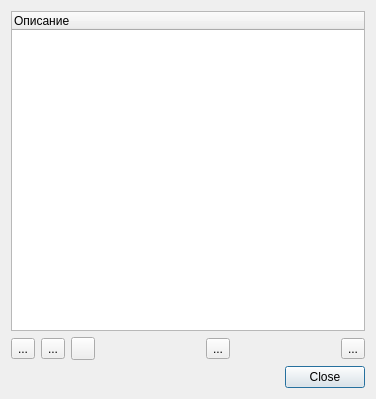
<?xml version="1.0" encoding="UTF-8"?>
<ui version="4.0">
 <class>FeaturePresetsDialog</class>
 <widget class="QDialog" name="FeaturePresetsDialog">
  <property name="geometry">
   <rect>
    <x>0</x>
    <y>0</y>
    <width>376</width>
    <height>399</height>
   </rect>
  </property>
  <property name="sizePolicy">
   <sizepolicy hsizetype="Expanding" vsizetype="Expanding">
    <horstretch>0</horstretch>
    <verstretch>0</verstretch>
   </sizepolicy>
  </property>
  <property name="font">
   <font>
    <family>Liberation Sans</family>
    <pointsize>9</pointsize>
   </font>
  </property>
  <property name="windowTitle">
   <string>Пресеты функций</string>
  </property>
  <layout class="QVBoxLayout" name="verticalLayout_2">
   <item>
    <widget class="QWidget" name="widget" native="true">
     <property name="sizePolicy">
      <sizepolicy hsizetype="Expanding" vsizetype="Expanding">
       <horstretch>0</horstretch>
       <verstretch>0</verstretch>
      </sizepolicy>
     </property>
     <layout class="QVBoxLayout" name="verticalLayout">
      <property name="leftMargin">
       <number>0</number>
      </property>
      <property name="topMargin">
       <number>0</number>
      </property>
      <property name="rightMargin">
       <number>0</number>
      </property>
      <property name="bottomMargin">
       <number>0</number>
      </property>
      <item>
       <widget class="QTreeWidget" name="presetsTree">
        <property name="indentation">
         <number>5</number>
        </property>
        <property name="allColumnsShowFocus">
         <bool>true</bool>
        </property>
        <property name="columnCount">
         <number>1</number>
        </property>
        <attribute name="headerMinimumSectionSize">
         <number>5</number>
        </attribute>
        <column>
         <property name="text">
          <string>Описание</string>
         </property>
        </column>
       </widget>
      </item>
     </layout>
    </widget>
   </item>
   <item>
    <layout class="QHBoxLayout" name="presetsControl">
     <item>
      <widget class="QToolButton" name="presetSave">
       <property name="toolTip">
        <string>Сохранить как пресет</string>
       </property>
       <property name="text">
        <string>...</string>
       </property>
       <property name="icon">
        <iconset resource="../resources/res.qrc">
         <normaloff>:/create.png</normaloff>:/create.png</iconset>
       </property>
       <property name="iconSize">
        <size>
         <width>16</width>
         <height>16</height>
        </size>
       </property>
      </widget>
     </item>
     <item>
      <widget class="QToolButton" name="presetUpdate">
       <property name="toolTip">
        <string>Обновить пресет</string>
       </property>
       <property name="text">
        <string>...</string>
       </property>
       <property name="icon">
        <iconset resource="../resources/res.qrc">
         <normaloff>:/recycle.png</normaloff>:/recycle.png</iconset>
       </property>
       <property name="iconSize">
        <size>
         <width>16</width>
         <height>16</height>
        </size>
       </property>
      </widget>
     </item>
     <item>
      <widget class="QToolButton" name="presetEdit">
       <property name="toolTip">
        <string>Редакт. пресет</string>
       </property>
       <property name="text">
        <string/>
       </property>
       <property name="icon">
        <iconset resource="../resources/res.qrc">
         <normaloff>:/edit.png</normaloff>:/edit.png</iconset>
       </property>
      </widget>
     </item>
     <item>
      <spacer name="horizontalSpacer">
       <property name="orientation">
        <enum>Qt::Horizontal</enum>
       </property>
       <property name="sizeHint" stdset="0">
        <size>
         <width>40</width>
         <height>20</height>
        </size>
       </property>
      </spacer>
     </item>
     <item>
      <widget class="QToolButton" name="presetDelete">
       <property name="toolTip">
        <string>Удалить пресет</string>
       </property>
       <property name="text">
        <string>...</string>
       </property>
       <property name="icon">
        <iconset resource="../resources/res.qrc">
         <normaloff>:/bin.png</normaloff>:/bin.png</iconset>
       </property>
       <property name="iconSize">
        <size>
         <width>16</width>
         <height>16</height>
        </size>
       </property>
      </widget>
     </item>
     <item>
      <spacer name="horizontalSpacer_2">
       <property name="orientation">
        <enum>Qt::Horizontal</enum>
       </property>
       <property name="sizeHint" stdset="0">
        <size>
         <width>40</width>
         <height>20</height>
        </size>
       </property>
      </spacer>
     </item>
     <item>
      <widget class="QToolButton" name="presetLoad">
       <property name="toolTip">
        <string>Загрузить пресет</string>
       </property>
       <property name="text">
        <string>...</string>
       </property>
       <property name="icon">
        <iconset resource="../resources/res.qrc">
         <normaloff>:/load.png</normaloff>:/load.png</iconset>
       </property>
       <property name="iconSize">
        <size>
         <width>16</width>
         <height>16</height>
        </size>
       </property>
      </widget>
     </item>
    </layout>
   </item>
   <item>
    <widget class="QDialogButtonBox" name="buttonBox">
     <property name="orientation">
      <enum>Qt::Horizontal</enum>
     </property>
     <property name="standardButtons">
      <set>QDialogButtonBox::Close</set>
     </property>
    </widget>
   </item>
  </layout>
 </widget>
 <resources>
  <include location="../resources/res.qrc"/>
 </resources>
 <connections>
  <connection>
   <sender>buttonBox</sender>
   <signal>accepted()</signal>
   <receiver>FeaturePresetsDialog</receiver>
   <slot>accept()</slot>
   <hints>
    <hint type="sourcelabel">
     <x>248</x>
     <y>254</y>
    </hint>
    <hint type="destinationlabel">
     <x>157</x>
     <y>274</y>
    </hint>
   </hints>
  </connection>
  <connection>
   <sender>buttonBox</sender>
   <signal>rejected()</signal>
   <receiver>FeaturePresetsDialog</receiver>
   <slot>reject()</slot>
   <hints>
    <hint type="sourcelabel">
     <x>316</x>
     <y>260</y>
    </hint>
    <hint type="destinationlabel">
     <x>286</x>
     <y>274</y>
    </hint>
   </hints>
  </connection>
 </connections>
</ui>
